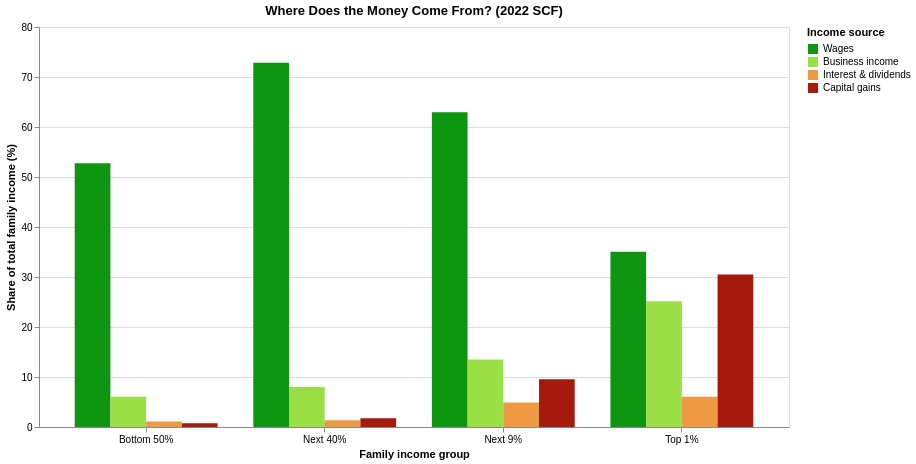

Notebook code cell kept with this figure:
### Markdown cell above
## Section3 Income source

### Code cell
# 1. Load data
df = pd.read_csv("../data/SCFP2022.csv")

income_sources = {
    "WAGEINC": "Wages",
    "BUSSEFARMINC": "Business income",
    "INTDIVINC": "Interest & dividends",
    "KGINC": "Capital gains"
}

income_order = [
    "Bottom 50%",
    "Next 40%",
    "Next 9%",
    "Top 1%"
]

# 2. Identify the five imputations per family
df["implicate"] = df.groupby("YY1").cumcount() + 1

# 3. Assign income groups using survey-weighted percentiles
def assign_income_group(data):
    data = data.sort_values("INCOME").copy()

    data["percentile"] = (
        data["WGT"].cumsum() - data["WGT"] / 2
    ) / data["WGT"].sum()

    data["Income group"] = pd.cut(
        data["percentile"],
        bins=[0, 0.50, 0.90, 0.99, 1.0],
        labels=income_order,
        include_lowest=True
    )

    return data

df = pd.concat(
    [assign_income_group(d) for _, d in df.groupby("implicate")],
    ignore_index=True
)

# Divide weights by five to account for the five imputations
df["weight"] = df["WGT"] / 5

# 4. Calculate income shares within each group
rows = []

for group, data in df.groupby("Income group", observed=True):

    total_income = (
        data["INCOME"] * data["weight"]
    ).sum()

    for variable, label in income_sources.items():

        source_income = (
            data[variable] * data["weight"]
        ).sum()

        rows.append({
            "Income group": str(group),
            "Income source": label,
            "Share (%)": source_income / total_income * 100
        })

chart_data = pd.DataFrame(rows)

# 5. Display exact percentages
income_table = chart_data.pivot(
    index="Income group",
    columns="Income source",
    values="Share (%)"
).reindex(income_order)

display(income_table.round(1))

# 6. Create grouped bar chart
source_order = list(income_sources.values())

chart05b = alt.Chart(chart_data).mark_bar().encode(
    x=alt.X(
        "Income group:N",
        sort=income_order,
        title="Family income group",
        axis=alt.Axis(labelAngle=0)
    ),
    xOffset=alt.XOffset(
        "Income source:N",
        sort=source_order
    ),
    y=alt.Y(
        "Share (%):Q",
        title="Share of total family income (%)"
    ),
    color=alt.Color(
        "Income source:N",
        scale=alt.Scale(
            domain=source_order,
            range=["#0E9613", "#9ADF46", "#EE9944", "#A51A0D"]
        ),
        legend=alt.Legend(title="Income source")
    ),
    tooltip=[
        "Income group:N",
        "Income source:N",
        alt.Tooltip("Share (%):Q", format=".1f")
    ]
).properties(
    width=750,
    height=400,
    title="Where Does the Money Come From? (2022 SCF)"
)

chart05b

### Figure 1 — Vega-Lite specification as saved in the notebook (floating-point values rounded to 4 significant figures)
{"config": {"view": {"continuousWidth": 300, "continuousHeight": 300}}, "data": {"name": "data-289a7902d7c2baa30431b3c185130400"}, "mark": {"type": "bar"}, "encoding": {"color": {"field": "Income source", "legend": {"title": "Income source"}, "scale": {"domain": ["Wages", "Business income", "Interest & dividends", "Capital gains"], "range": ["#0E9613", "#9ADF46", "#EE9944", "#A51A0D"]}, "type": "nominal"}, "tooltip": [{"field": "Income group", "type": "nominal"}, {"field": "Income source", "type": "nominal"}, {"field": "Share (%)", "format": ".1f", "type": "quantitative"}], "x": {"axis": {"labelAngle": 0}, "field": "Income group", "sort": ["Bottom 50%", "Next 40%", "Next 9%", "Top 1%"], "title": "Family income group", "type": "nominal"}, "xOffset": {"field": "Income source", "sort": ["Wages", "Business income", "Interest & dividends", "Capital gains"], "type": "nominal"}, "y": {"field": "Share (%)", "title": "Share of total family income (%)", "type": "quantitative"}}, "height": 400, "title": "Where Does the Money Come From? (2022 SCF)", "width": 750, "$schema": "https://vega.github.io/schema/vega-lite/v6.4.1.json", "datasets": {"data-289a7902d7c2baa30431b3c185130400": [{"Income group": "Bottom 50%", "Income source": "Wages", "Share (%)": 52.77}, {"Income group": "Bottom 50%", "Income source": "Business income", "Share (%)": 6.036}, {"Income group": "Bottom 50%", "Income source": "Interest & dividends", "Share (%)": 1.122}, {"Income group": "Bottom 50%", "Income source": "Capital gains", "Share (%)": 0.7468}, {"Income group": "Next 40%", "Income source": "Wages", "Share (%)": 72.84}, {"Income group": "Next 40%", "Income source": "Business income", "Share (%)": 7.999}, {"Income group": "Next 40%", "Income source": "Interest & dividends", "Share (%)": 1.352}, {"Income group": "Next 40%", "Income source": "Capital gains", "Share (%)": 1.762}, {"Income group": "Next 9%", "Income source": "Wages", "Share (%)": 62.94}, {"Income group": "Next 9%", "Income source": "Business income", "Share (%)": 13.48}, {"Income group": "Next 9%", "Income source": "Interest & dividends", "Share (%)": 4.881}, {"Income group": "Next 9%", "Income source": "Capital gains", "Share (%)": 9.547}, {"Income group": "Top 1%", "Income source": "Wages", "Share (%)": 35.07}, {"Income group": "Top 1%", "Income source": "Business income", "Share (%)": 25.13}, {"Income group": "Top 1%", "Income source": "Interest & dividends", "Share (%)": 6.044}, {"Income group": "Top 1%", "Income source": "Capital gains", "Share (%)": 30.5}]}}
